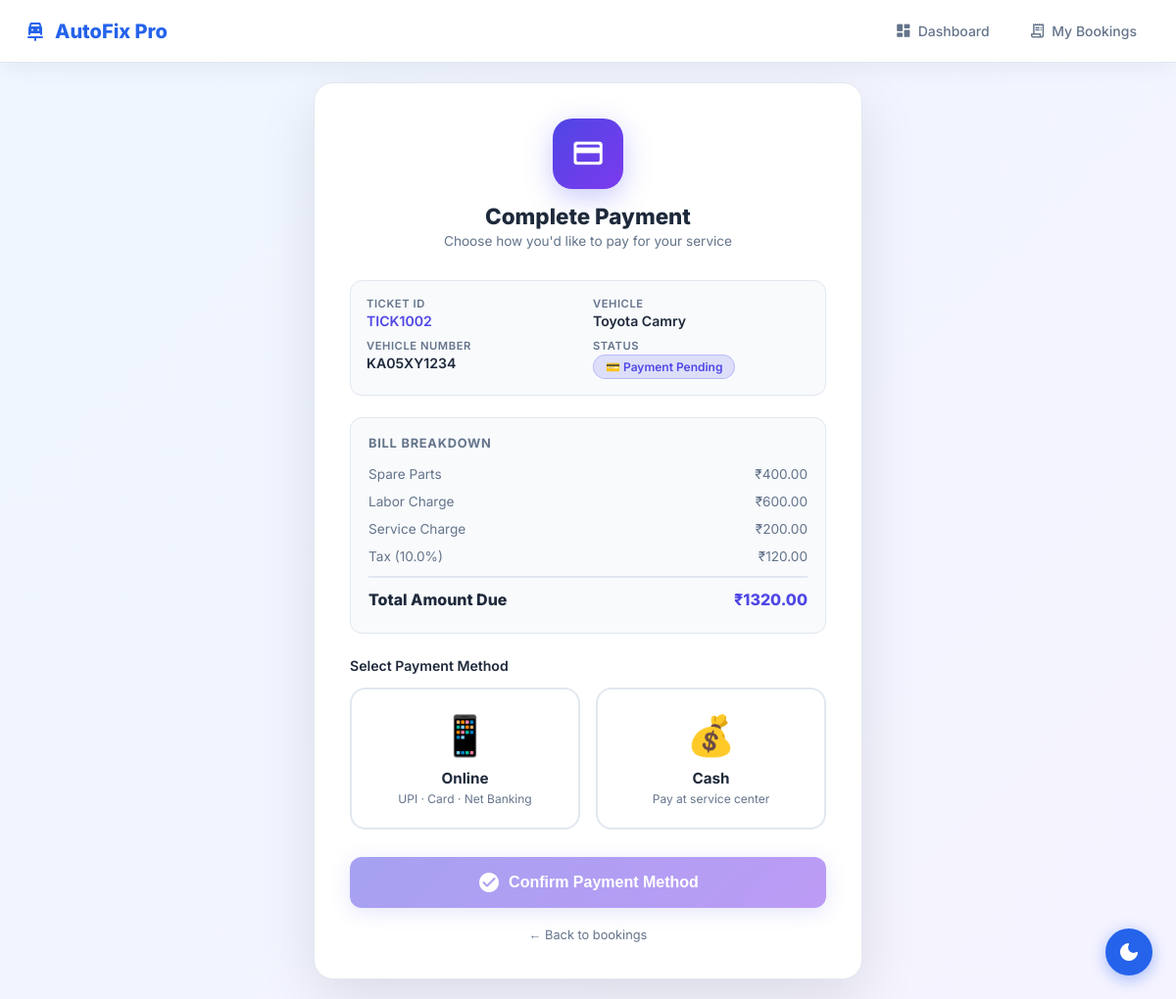
Page /pay/2 (signed in) on the committed database.
### tables this page shows
CREATE TABLE bookings (
            id             INTEGER PRIMARY KEY AUTOINCREMENT,
            ticket_id      TEXT    NOT NULL UNIQUE,
            customer_id    INTEGER NOT NULL,
            vehicle_name   TEXT    NOT NULL,
            vehicle_type   TEXT    NOT NULL,
            vehicle_number TEXT    NOT NULL,
            model          TEXT    NOT NULL,
            body_type      TEXT    NOT NULL,
            model_year     TEXT    NOT NULL,
            problem        TEXT    NOT NULL,
            status         TEXT    NOT NULL DEFAULT 'Pending',
            preferred_date TEXT    NOT NULL,
            created_at     TEXT    NOT NULL,
            updated_at     TEXT, payment_method TEXT DEFAULT '',
            FOREIGN KEY (customer_id) REFERENCES customers(id)
        );

CREATE TABLE bills (
            id             INTEGER PRIMARY KEY AUTOINCREMENT,
            booking_id     INTEGER NOT NULL UNIQUE,
            spare_parts    REAL    NOT NULL DEFAULT 0,
            labor_charge   REAL    NOT NULL DEFAULT 0,
            service_charge REAL    NOT NULL DEFAULT 0,
            tax            REAL    NOT NULL DEFAULT 0,
            total_amount   REAL    NOT NULL DEFAULT 0,
            FOREIGN KEY (booking_id) REFERENCES bookings(id)
        );

### customer.py (the view, shortened to what this page needs)
@customer_bp.route("/pay/<int:booking_id>", methods=["GET", "POST"])
@login_required
def pay_now(booking_id):
    conn = get_db()
    booking = conn.execute(
        "SELECT * FROM bookings WHERE id=? AND customer_id=?",
        (booking_id, session["customer_id"])
    ).fetchone()
    if not booking or booking["status"] != "Payment Pending":
        conn.close()
        flash("Payment is not due for this booking.", "warning")
        return redirect(url_for("customer.view_bookings"))
    bill = conn.execute("SELECT * FROM bills WHERE booking_id=?", (booking_id,)).fetchone()
    conn.close()
    return render_template("pay_now.html", booking=booking, bill=bill)

### customer.py (called while the page is built)
def get_db():
    conn = sqlite3.connect(DB_PATH, timeout=10)
    conn.row_factory = sqlite3.Row
    return conn

def login_required(f):
    from functools import wraps
    @wraps(f)
    def decorated(*args, **kwargs):
        if "customer_id" not in session:
            flash("Please login to continue.", "warning")
            return redirect(url_for("customer.login"))
        return f(*args, **kwargs)
    return decorated

### templates/pay_now.html (shortened to what this page needs)
{% extends "base.html" %}
{% block body %}
<nav class="navbar">
    <div class="navbar-brand"><span class="material-icons-round">car_repair</span> AutoFix Pro</div>
    <div class="navbar-links">
        <a href="{{ url_for('customer.dashboard') }}" class="nav-btn"><span
                class="material-icons-round">dashboard</span><span class="label">Dashboard</span></a>
        <a href="{{ url_for('customer.view_bookings') }}" class="nav-btn"><span
                class="material-icons-round">receipt_long</span><span class="label">My Bookings</span></a>
    </div>
</nav>
<div class="pay-wrapper">
    <div class="pay-card">
        <div class="pay-title">
            <div class="pay-icon"><span class="material-icons-round">payment</span></div>
            <h2>Complete Payment</h2>
            <p>Choose how you'd like to pay for your service</p>
        </div>
        <div class="booking-info">
            <div class="binfo-item">
                <div class="binfo-label">Ticket ID</div>
                <div class="binfo-val" style="color:#4F46E5">{{ booking.ticket_id }}</div>
            </div>
            <div class="binfo-item">
                <div class="binfo-label">Vehicle</div>
                <div class="binfo-val">{{ booking.vehicle_name }}</div>
            </div>
            <div class="binfo-item">
                <div class="binfo-label">Vehicle Number</div>
                <div class="binfo-val">{{ booking.vehicle_number }}</div>
            </div>
            <div class="binfo-item">
                <div class="binfo-label">Status</div>
                <div class="binfo-val"><span class="badge badge-payment">💳 Payment Pending</span></div>
            </div>
        </div>
        {% if bill %}
        <div class="bill-summary">
            <div
                style="font-size:.8rem;font-weight:700;color:var(--text-muted);text-transform:uppercase;letter-spacing:.06em;margin-bottom:10px">
                Bill Breakdown</div>
            {% if bill.spare_parts > 0 %}
            <div class="bill-row"><span>Spare Parts</span><span>₹{{ "%.2f"|format(bill.spare_parts) }}</span></div>
            {% endif %}
            {% if bill.labor_charge > 0 %}
            <div class="bill-row"><span>Labor Charge</span><span>₹{{ "%.2f"|format(bill.labor_charge) }}</span></div>
            {% endif %}
            {% if bill.service_charge > 0 %}
            <div class="bill-row"><span>Service Charge</span><span>₹{{ "%.2f"|format(bill.service_charge) }}</span>
            </div>
            {% endif %}
            {% if bill.tax > 0 %}
            <div class="bill-row"><span>Tax ({{ bill.tax }}%)</span>
                <span>₹{{ "%.2f"|format((bill.spare_parts+bill.labor_charge+bill.service_charge)*bill.tax/100) }}</span>
            </div>
            {% endif %}
            <div class="bill-row"><span>Total Amount Due</span><span style="color:#4F46E5">₹{{
                    "%.2f"|format(bill.total_amount) }}</span></div>
        </div>
        {% endif %}
        <form method="POST" action="{{ url_for('customer.pay_now', booking_id=booking.id) }}"
            onsubmit="return confirmPayment()">
            <div style="font-size:.88rem;font-weight:600;color:var(--text);margin-bottom:14px">Select Payment Method
            </div>
            <div class="pay-methods">
                <label class="pay-method" id="onlineLabel" onclick="selectMethod(this,'Online')">
                    <div class="pay-method-inner">
                        <span class="pay-method-icon">📱</span>
                        <div class="pay-method-name">Online</div>
                        <div class="pay-method-sub">UPI · Card · Net Banking</div>
                    </div>
                </label>
                <label class="pay-method" id="cashLabel" onclick="selectMethod(this,'Cash')">
                    <div class="pay-method-inner">
                        <span class="pay-method-icon">💰</span>
                        <div class="pay-method-name">Cash</div>
                        <div class="pay-method-sub">Pay at service center</div>
                    </div>
                </label>
            </div>
            <button type="submit" class="pay-confirm-btn" id="payBtn" disabled>
                <span class="material-icons-round">check_circle</span> Confirm Payment Method
            </button>
        </form>
        <div style="text-align:center;margin-top:16px">
            <a href="{{ url_for('customer.view_bookings') }}" style="font-size:.8rem;color:var(--text-muted)">← Back to
                bookings</a>
        </div>
    </div>
</div>
{% endblock %}

### templates/base.html (style rules this page uses)
:root { --bg: #F8FAFC; --card: #FFFFFF; --primary: #2563EB; --primary-hover: #1D4ED8; --secondary: #14B8A6; --text: #1E293B; --text-muted: #64748B; --border: #E2E8F0; --badge-pending: #F59E0B; --badge-accepted: #2563EB; --badge-progress: #7C3AED; --badge-completed: #10B981; --badge-rejected: #EF4444; --shadow: 0 4px 24px rgba(0, 0, 0, .06); --radius: 12px; --nav-bg: #FFFFFF; --input-bg: #F8FAFC; --sidebar: #0F172A; --sidebar-text: #94A3B8; }
* { box-sizing: border-box; margin: 0; padding: 0 }
body { font-family: 'Inter', sans-serif; background: var(--bg); color: var(--text); transition: background .3s, color .3s; min-height: 100vh }
a { color: var(--primary); text-decoration: none }
.navbar { background: var(--nav-bg); border-bottom: 1px solid var(--border); padding: 0 24px; height: 64px; display: flex; align-items: center; justify-content: space-between; position: sticky; top: 0; z-index: 100; box-shadow: var(--shadow) }
.navbar-brand { font-size: 1.25rem; font-weight: 800; color: var(--primary); display: flex; align-items: center; gap: 8px }
.navbar-brand span.material-icons-round { font-size: 1.5rem }
.navbar-links { display: flex; align-items: center; gap: 8px }
.nav-btn { padding: 8px 16px; border-radius: 8px; font-size: .875rem; font-weight: 500; color: var(--text-muted); transition: all .2s; display: flex; align-items: center; gap: 6px }
.nav-btn span.material-icons-round { font-size: 1.1rem }
.badge { display: inline-flex; align-items: center; gap: 4px; padding: 4px 12px; border-radius: 20px; font-size: .75rem; font-weight: 600; white-space: nowrap }
.badge-payment { background: rgba(99, 102, 241, .18); color: #4F46E5; border: 1px solid rgba(99, 102, 241, .3) }

### templates/pay_now.html (style rules this page uses)
.pay-wrapper { min-height: calc(100vh - 64px); display: flex; align-items: center; justify-content: center; padding: 20px; background: linear-gradient(135deg, #EFF6FF, #F5F3FF) }
.pay-card { background: var(--card); border-radius: 20px; padding: 36px; max-width: 560px; width: 100%; box-shadow: 0 20px 60px rgba(0, 0, 0, .1); border: 1px solid var(--border); animation: fadeUp .4s ease }
.pay-title { text-align: center; margin-bottom: 32px }
.pay-title .pay-icon { width: 72px; height: 72px; background: linear-gradient(135deg, #4F46E5, #7C3AED); border-radius: 20px; display: inline-flex; align-items: center; justify-content: center; margin-bottom: 14px; box-shadow: 0 8px 28px rgba(99, 102, 241, .35) }
.pay-title .pay-icon span { font-size: 2.2rem; color: #fff }
.pay-title h2 { font-size: 1.4rem; font-weight: 800; color: var(--text) }
.pay-title p { font-size: .85rem; color: var(--text-muted); margin-top: 4px }
.bill-summary { background: var(--bg); border-radius: 12px; padding: 18px; margin-bottom: 24px; border: 1px solid var(--border) }
.bill-row { display: flex; justify-content: space-between; padding: 6px 0; font-size: .85rem; color: var(--text-muted) }
.bill-row:last-child { border-top: 2px solid var(--border); margin-top: 6px; padding-top: 12px; font-weight: 800; font-size: 1rem; color: var(--text) }
.pay-methods { display: grid; grid-template-columns: 1fr 1fr; gap: 16px; margin-bottom: 28px }
.pay-method { border: 2px solid var(--border); border-radius: 16px; padding: 22px 16px; text-align: center; cursor: pointer; transition: all .25s; position: relative; background: var(--card) }
.pay-method-inner { pointer-events: none }
.pay-method-icon { font-size: 2.5rem; margin-bottom: 10px; display: block }
.pay-method-name { font-size: .95rem; font-weight: 700; color: var(--text); margin-bottom: 4px }
.pay-method-sub { font-size: .75rem; color: var(--text-muted) }
.pay-confirm-btn { width: 100%; padding: 14px; font-size: 1rem; font-weight: 700; background: linear-gradient(135deg, #4F46E5, #7C3AED); color: #fff; border: none; border-radius: 12px; cursor: pointer; display: flex; align-items: center; justify-content: center; gap: 8px; transition: all .25s; box-shadow: 0 4px 20px rgba(99, 102, 241, .35) }
.pay-confirm-btn:disabled { opacity: .5; cursor: not-allowed; transform: none }
.booking-info { display: grid; grid-template-columns: 1fr 1fr; gap: 10px; margin-bottom: 22px; background: var(--bg); border-radius: 12px; padding: 16px; border: 1px solid var(--border) }
.binfo-item .binfo-label { font-size: .7rem; color: var(--text-muted); text-transform: uppercase; letter-spacing: .05em; font-weight: 600 }
.binfo-item .binfo-val { font-size: .88rem; font-weight: 600; color: var(--text); margin-top: 2px }

### rows in the picture
bookings: ticket_id "TICK1002", vehicle_name "Toyota Camry", vehicle_number "KA05XY1234"
bills: spare_parts "400.00", labor_charge "600.00", service_charge "200.00", tax "10.0", spare_parts+labor_charge+service_charge "120.00", total_amount "1320.00"
